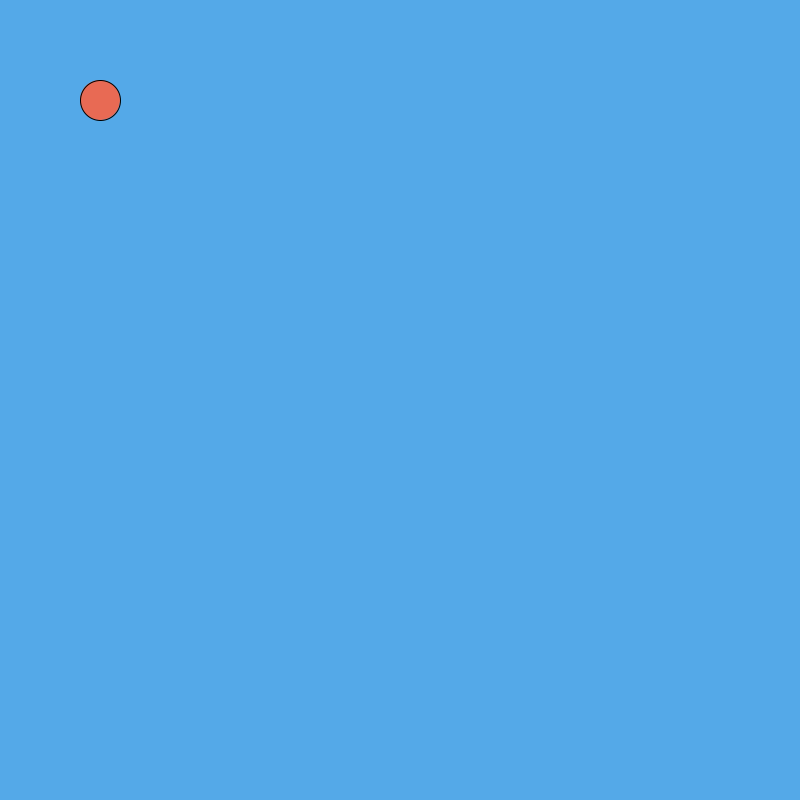
Frame 1 (no input)
Frame 60 (the mouse pressed at the canvas centre just before this capture): blank canvas, image omitted
Frame 120 (the mouse held since frame 60 and released just before this capture): blank canvas, image omitted

The Processing sketch that drew this single still picture (run headless with seeded random() and noise(); from frame 60 on, the mouse is pressed at the canvas centre):

// Processing sketch: Physics_Engine
// ── Physics_Engine.pde
//ArrayList<Ball> balls = new ArrayList<Ball>();
Ball ball;
void setup() {
  textAlign(CENTER);
  textSize(100);
  frameRate(10);
  //fullScreen();
  size(800, 800);
  ball = new Ball(100,100);
}

void draw() {
   background(#54A9E8);
   ball.show();
   ball.fall();
}

void keyPressed(){
  if(key == 'w'){
    fill(255);
    stroke(255);
    text("Julianna is a HoE",width/2,height/2);
  }
}

// ── Ball.pde
class Ball {
  Physics phy;
  private float r;
  private float xpos;
  private float ypos;
  private float dx, dy;
  public float vX, vY;
  public float a;
  Ball() {
    phy = new Physics(0, 0);
    vX = 0;
    vY = 0;
    a = phy.g;
    r = random(40, 100);
    xpos = random(r, width - r);
    ypos = random(r, height - r);
    print(xpos, ypos);
  }
  Ball(float x, float y) {
    phy = new Physics(0, 0);
    vX = vY = 0;
    a = phy.g;
    r = 40;
    xpos = x;
    ypos = y;
    print(xpos, ypos);
  }
  public void fall() {
    if (ypos < height) {
      vY -= phy.g;
      vX += phy.aX;
    } else {
      vY += phy.g/2;
      vX += phy.aX;
    }
    ypos -= vY;
    xpos += vX;
  }
  public float getX() {
    return xpos;
  }
  public float getY() {
    return ypos;
  }
  public void show() {
    fill(#E86A54);
    ellipse(xpos, ypos, r, r);
  }
}

// ── Physcis.pde
class Physics {
  public final float g = 9.8;
  public float xpos, ypos, dx, dy, voX, voY, vX,vY, t,aX;
  Physics(float xVel, float yVel) {
    voX = xVel;
    voY = yVel;
  }
  public float getDx(float vo, float t, float a) {
    float answer = vo * t;
    answer += 0.5*a*t*t;
    return answer;
  }
  public float getDx(float dvsquared, float a) {
    return dvsquared / (2*a);
  }
  public float getVo(float dx, float a, float t) {
    float answer = dx - (0.5*a*t*t);
    answer /= t;
    return answer;
  }
  public float getV(float vo, float a, float t) {
    return vo+ a*t;
  }
  public float getA(float dx, float vo, float t) {
    float answer = dx - (vo*t);
    answer /= t;
    return answer;
  }
  public float getT(float dx, float vo, float a) {
    float answer = dx/(vo + 0.5*a);
    return answer;
  }
  public float getT(float dv, float a) {
    return dv/a;
  }
  public float getDv(float a, float t) {
    return a*t;
  }
  public float getDvSquared(float a, float dx) {
    return a*dx;
  }
}
